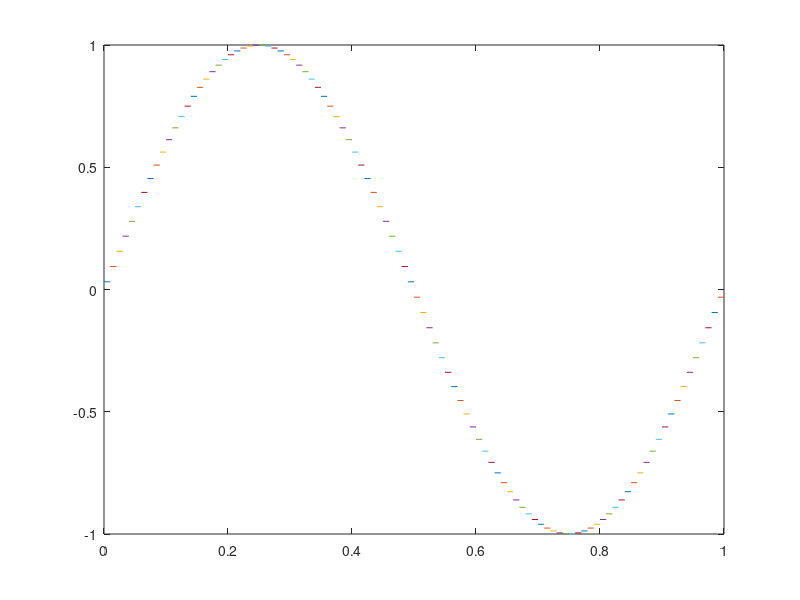
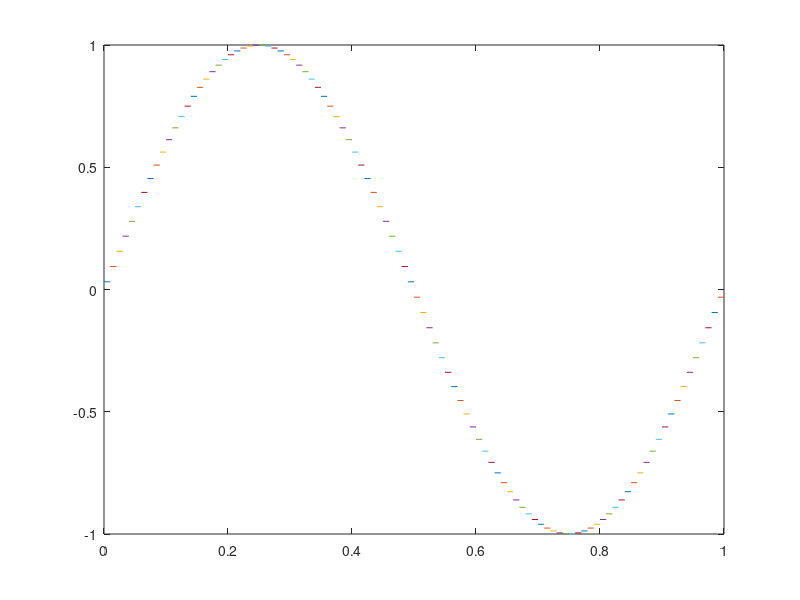

These figures' MATLAB source, in order: (Note: this script raises an error after producing the figures.)
% FINITE VOLUME - BURGER's EQUATION
% CENTRAL FLUX 
clc
clear
close all

%%
N = 100;
x = linspace(0, 1, N+1);
dx = x(2:end) - x(1:end-1);
u_int = -1/(2*pi) * cos(2*pi*x);
u0 = (u_int(2:end)-u_int(1:end-1))./dx;
u = u0;
fluxes = {'Constant', 'Upwind', 'Lax-Wendroff', 'Fromm'};
[ind, ~] = listdlg('ListString', fluxes, 'SelectionMode', 'single', 'PromptString', 'Flux Reconstruction Scheme');
if ind == 1
    u_minus = u;
    u_plus = u;
    handler = @ddtFiniteVolume;
elseif ind == 2
    u_minus = [u(1), u(2:end) + 0.5*(u(2:end) - u(1:end-1))];
    u_plus = [u(1), u(2:end) - 0.5*(u(2:end) - u(1:end-1))];
    handler = @ddtFiniteVolumeCorrectorUpwind;
elseif ind == 3
    u_minus = [u(1:end-1) + 0.5*(u(2:end) - u(1:end-1)), u(end)];
    u_plus = [u(1:end-1) - 0.5*(u(2:end) - u(1:end-1)), u(end)];
    handler = @ddtFiniteVolumeCorrectorLW;
elseif ind == 4
    u_minus = [u(1), u(2:end-1) + 0.25*(u(3:end) - u(1:end-2)), u(end)];
    u_plus = [u(1), u(2:end-1) - 0.25*(u(3:end) - u(1:end-2)), u(end)];
    handler = @ddtFiniteVolumeCorrectorFromm;
end
figure(1);
plot([x(1:end-1); x(2:end)], [u_minus; u_plus]);
figure(2);
plot([x(1:end-1); x(2:end)], [u_minus; u_plus]);

dt = 0.01;
T = 1;
t_end = 0;

uplot = NaN(N, T/dt);
uplot(:, 1) = u';
j = 2;

for t = dt : dt : T
    [~, u] = ode45(handler, [0, dt/2], u);
    u = u(end, :);
    [~, u] = ode45(handler, [0, dt/2], u);
    u = u(end, :);
    uplot(:, j) = u;
    figure(2)
    plot([x(1:end-1); x(2:end)], [u; u], 'k');
    ylim([-1.5, 1.5]);
    xlabel('x'); ylabel('u(x,t)'); 
    t_end = t_end + dt;
    title(['Burgers equation at t = ', num2str(t_end)]);
    drawnow;
    j = j + 1;
end

figure
xplot = dx(1)/2:dx(1):1-dx(1)/2;
tplot = 0:dt:T;
surf(tplot, xplot, uplot,'EdgeColor','none')
xlabel('t'); ylabel('x', 'Rotation', 0); title('u(x,t)'); colorbar;
view(2)

function [dudt] = ddtFiniteVolume(~, u)
    N = length(u); % cell number
    x = linspace(0, 1, N+1); % grid
    dx = x(2:end) - x(1:end-1); % cell length
    f = u.^2/2; % Flux    
    fL = f(1:end-1);
    fR = f(2:end);
    ul_gt_ur = u(1:end-1) - u(2:end) > 0;
    f_int = max(fL, fR).* ul_gt_ur + min(fL, fR) .* (~ul_gt_ur);        
    f_int = [0; f_int; 0];
    dudt = (f_int(1:end-1) - f_int(2:end))./dx';
end

function [dudt] = ddtFiniteVolumeCorrectorUpwind(~, u)
    N = length(u); % cell number
    x = linspace(0, 1, N+1); % grid
    dx = x(2:end) - x(1:end-1); % cell length
    u_minus = [u(1); u(2:end) + 0.5*(u(2:end) - u(1:end-1))];
    u_plus = [u(1); u(2:end) - 0.5*(u(2:end) - u(1:end-1))];
    fL = u_minus(1:end-1).^2/2;
    fR = u_plus(2:end).^2/2;
    ul_gt_ur = u(1:end-1) - u(2:end) > 0;
    f_int = max(fL, fR).* ul_gt_ur + min(fL, fR) .* (~ul_gt_ur);        
    f_int = [0; f_int; 0];
    dudt = (f_int(1:end-1) - f_int(2:end))./dx';
end

function [dudt] = ddtFiniteVolumeCorrectorLW(~, u)
    N = length(u); % cell number
    x = linspace(0, 1, N+1); % grid
    dx = x(2:end) - x(1:end-1); % cell length
    u_minus = [u(1:end-1) + 0.5*(u(2:end) - u(1:end-1)); u(end)];
    u_plus = [u(1:end-1) - 0.5*(u(2:end) - u(1:end-1)); u(end)];
    fL = u_minus(1:end-1).^2/2;
    fR = u_plus(2:end).^2/2;
    ul_gt_ur = u(1:end-1) - u(2:end) > 0;
    f_int = max(fL, fR).* ul_gt_ur + min(fL, fR) .* (~ul_gt_ur);        
    f_int = [0; f_int; 0];
    dudt = (f_int(1:end-1) - f_int(2:end))./dx';
end

function [dudt] = ddtFiniteVolumeCorrectorFromm(~, u)
    N = length(u); % cell number
    x = linspace(0, 1, N+1); % grid
    dx = x(2:end) - x(1:end-1); % cell length
    u_minus = [u(1); u(2:end-1) + 0.25*(u(3:end) - u(1:end-2)); u(end)];
    u_plus = [u(1); u(2:end-1) - 0.25*(u(3:end) - u(1:end-2)); u(end)];
    fL = u_minus(1:end-1).^2/2;
    fR = u_plus(2:end).^2/2;
    ul_gt_ur = u(1:end-1) - u(2:end) > 0;
    f_int = max(fL, fR).* ul_gt_ur + min(fL, fR) .* (~ul_gt_ur);        
    f_int = [0; f_int; 0];
    dudt = (f_int(1:end-1) - f_int(2:end))./dx';
end